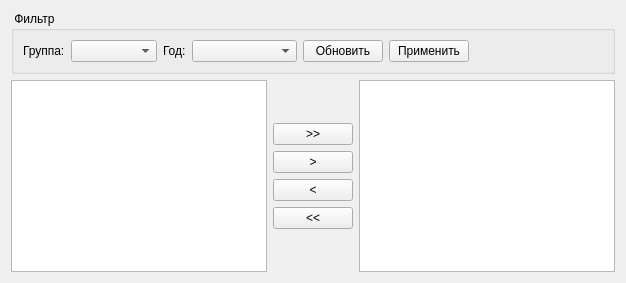
              <widget class="QWidget" name="tab_8">
               <attribute name="title">
                <string>Студенты</string>
               </attribute>
               <layout class="QVBoxLayout" name="verticalLayout_8">
                <item>
                 <widget class="QGroupBox" name="groupBox_11">
                  <property name="title">
                   <string> Фильтр </string>
                  </property>
                  <layout class="QHBoxLayout" name="horizontalLayout_22">
                   <item>
                    <layout class="QHBoxLayout" name="horizontalLayout_20">
                     <item>
                      <widget class="QLabel" name="label_18">
                       <property name="sizePolicy">
                        <sizepolicy hsizetype="Maximum" vsizetype="Preferred">
                         <horstretch>0</horstretch>
                         <verstretch>0</verstretch>
                        </sizepolicy>
                       </property>
                       <property name="text">
                        <string>Группа:</string>
                       </property>
                      </widget>
                     </item>
                     <item>
                      <widget class="QComboBox" name="groupFilterComboBox">
                       <property name="sizePolicy">
                        <sizepolicy hsizetype="Expanding" vsizetype="Fixed">
                         <horstretch>0</horstretch>
                         <verstretch>0</verstretch>
                        </sizepolicy>
                       </property>
                       <property name="maximumSize">
                        <size>
                         <width>120</width>
                         <height>16777215</height>
                        </size>
                       </property>
                      </widget>
                     </item>
                    </layout>
                   </item>
                   <item>
                    <layout class="QHBoxLayout" name="horizontalLayout_21">
                     <item>
                      <widget class="QLabel" name="label_19">
                       <property name="sizePolicy">
                        <sizepolicy hsizetype="Maximum" vsizetype="Preferred">
                         <horstretch>0</horstretch>
                         <verstretch>0</verstretch>
                        </sizepolicy>
                       </property>
                       <property name="text">
                        <string>Год:</string>
                       </property>
                      </widget>
                     </item>
                     <item>
                      <widget class="QComboBox" name="yearFilterComboBox">
                       <property name="sizePolicy">
                        <sizepolicy hsizetype="Expanding" vsizetype="Fixed">
                         <horstretch>0</horstretch>
                         <verstretch>0</verstretch>
                        </sizepolicy>
                       </property>
                       <property name="maximumSize">
                        <size>
                         <width>120</width>
                         <height>16777215</height>
                        </size>
                       </property>
                      </widget>
                     </item>
                    </layout>
                   </item>
                   <item>
                    <widget class="QPushButton" name="refreshFilterListsButton">
                     <property name="text">
                      <string>Обновить</string>
                     </property>
                    </widget>
                   </item>
                   <item>
                    <widget class="QPushButton" name="filterButton">
                     <property name="sizePolicy">
                      <sizepolicy hsizetype="Maximum" vsizetype="Fixed">
                       <horstretch>0</horstretch>
                       <verstretch>0</verstretch>
                      </sizepolicy>
                     </property>
                     <property name="text">
                      <string>Применить</string>
                     </property>
                    </widget>
                   </item>
                   <item>
                    <spacer name="horizontalSpacer_7">
                     <property name="orientation">
                      <enum>Qt::Horizontal</enum>
                     </property>
                     <property name="sizeType">
                      <enum>QSizePolicy::Expanding</enum>
                     </property>
                     <property name="sizeHint" stdset="0">
                      <size>
                       <width>40</width>
                       <height>20</height>
                      </size>
                     </property>
                    </spacer>
                   </item>
                  </layout>
                 </widget>
                </item>
                <item>
                 <layout class="QHBoxLayout" name="horizontalLayout_23">
                  <item>
                   <widget class="QTableView" name="tvNewExamStudentsFrom">
                    <property name="editTriggers">
                     <set>QAbstractItemView::NoEditTriggers</set>
                    </property>
                    <property name="selectionMode">
                     <enum>QAbstractItemView::ExtendedSelection</enum>
                    </property>
                    <property name="selectionBehavior">
                     <enum>QAbstractItemView::SelectRows</enum>
                    </property>
                    <property name="gridStyle">
                     <enum>Qt::DashLine</enum>
                    </property>
                   </widget>
                  </item>
                  <item>
                   <layout class="QVBoxLayout" name="verticalLayout_5">
                    <item>
                     <spacer name="verticalSpacer">
                      <property name="orientation">
                       <enum>Qt::Vertical</enum>
                      </property>
                      <property name="sizeHint" stdset="0">
                       <size>
                        <width>20</width>
                        <height>40</height>
                       </size>
                      </property>
                     </spacer>
                    </item>
                    <item>
                     <widget class="QPushButton" name="addAllStudentsToExamButton">
                      <property name="text">
                       <string>&gt;&gt;</string>
                      </property>
                     </widget>
                    </item>
                    <item>
                     <widget class="QPushButton" name="addStudentToExamButton">
                      <property name="text">
                       <string>&gt;</string>
                      </property>
                     </widget>
                    </item>
                    <item>
                     <widget class="QPushButton" name="deleteStudentFromExamButton">
                      <property name="text">
                       <string>&lt;</string>
                      </property>
                     </widget>
                    </item>
                    <item>
                     <widget class="QPushButton" name="deleteAllStudentFromExamButton">
                      <property name="text">
                       <string>&lt;&lt;</string>
                      </property>
                     </widget>
                    </item>
                    <item>
                     <spacer name="verticalSpacer_2">
                      <property name="orientation">
                       <enum>Qt::Vertical</enum>
                      </property>
                      <property name="sizeHint" stdset="0">
                       <size>
                        <width>20</width>
                        <height>40</height>
                       </size>
                      </property>
                     </spacer>
                    </item>
                   </layout>
                  </item>
                  <item>
                   <widget class="QTableView" name="tvNewExamStudentsTo">
                    <property name="editTriggers">
                     <set>QAbstractItemView::NoEditTriggers</set>
                    </property>
                    <property name="selectionBehavior">
                     <enum>QAbstractItemView::SelectRows</enum>
                    </property>
                    <property name="gridStyle">
                     <enum>Qt::DashLine</enum>
                    </property>
                   </widget>
                  </item>
                 </layout>
                </item>
               </layout>
              </widget>
